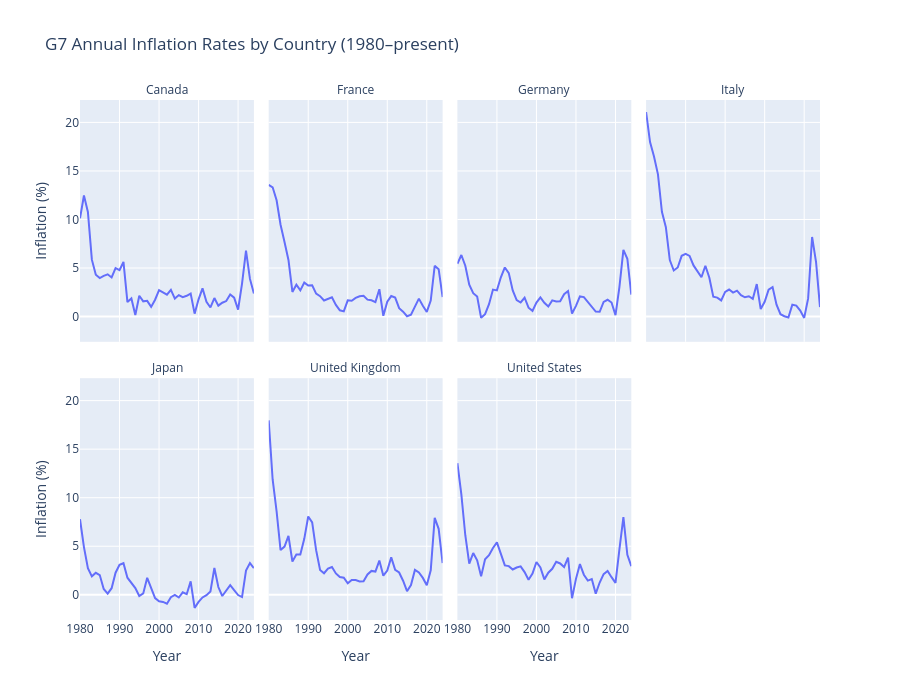

Notebook code cell kept with this figure:
### Markdown cell above
## Plot 2: Faceted View (One Subplot per Country)

### Code cell
fig2 = px.line(
    df_plot,
    x='year',
    y='inflation_rate',
    facet_col='country_name',
    facet_col_wrap=4,
    title='G7 Annual Inflation Rates by Country (1980–present)',
    labels={'inflation_rate': 'Inflation (%)', 'year': 'Year'},
)

fig2.update_traces(line=dict(width=2))
fig2.update_layout(
    height=700,
    showlegend=False
)
fig2.for_each_annotation(lambda a: a.update(text=a.text.split('=')[1]))
fig2.show()

### Figure 1 — Plotly figure (JSON) as saved in the notebook; plotly's stock layout.template omitted (floating-point values rounded to 4 significant figures)
{"data": [{"hovertemplate": "country_name=Canada<br>Year=%{x}<br>Inflation (%)=%{y}<extra></extra>", "legendgroup": "", "line": {"color": "#636efa", "dash": "solid", "width": 2}, "marker": {"symbol": "circle"}, "mode": "lines", "name": "", "orientation": "v", "showlegend": false, "type": "scatter", "x": [1980, 1981, 1982, 1983, 1984, 1985, 1986, 1987, 1988, 1989, 1990, 1991, 1992, 1993, 1994, 1995, 1996, 1997, 1998, 1999, 2000, 2001, 2002, 2003, 2004, 2005, 2006, 2007, 2008, 2009, 2010, 2011, 2012, 2013, 2014, 2015, 2016, 2017, 2018, 2019, 2020, 2021, 2022, 2023, 2024], "xaxis": "x5", "y": [10.13, 12.47, 10.77, 5.864, 4.305, 3.962, 4.195, 4.356, 4.028, 4.984, 4.78, 5.626, 1.49, 1.865, 0.1656, 2.149, 1.571, 1.621, 0.9959, 1.735, 2.719, 2.525, 2.258, 2.759, 1.857, 2.214, 2.002, 2.138, 2.37, 0.2995, 1.777, 2.912, 1.516, 0.9383, 1.907, 1.125, 1.429, 1.597, 2.268, 1.949, 0.717, 3.395, 6.803, 3.879, 2.382], "yaxis": "y5"}, {"hovertemplate": "country_name=France<br>Year=%{x}<br>Inflation (%)=%{y}<extra></extra>", "legendgroup": "", "line": {"color": "#636efa", "dash": "solid", "width": 2}, "marker": {"symbol": "circle"}, "mode": "lines", "name": "", "orientation": "v", "showlegend": false, "type": "scatter", "x": [1980, 1981, 1982, 1983, 1984, 1985, 1986, 1987, 1988, 1989, 1990, 1991, 1992, 1993, 1994, 1995, 1996, 1997, 1998, 1999, 2000, 2001, 2002, 2003, 2004, 2005, 2006, 2007, 2008, 2009, 2010, 2011, 2012, 2013, 2014, 2015, 2016, 2017, 2018, 2019, 2020, 2021, 2022, 2023, 2024], "xaxis": "x6", "y": [13.56, 13.31, 11.98, 9.46, 7.674, 5.831, 2.539, 3.289, 2.701, 3.498, 3.194, 3.213, 2.364, 2.104, 1.656, 1.796, 1.983, 1.204, 0.6511, 0.5371, 1.676, 1.635, 1.923, 2.098, 2.142, 1.746, 1.675, 1.488, 2.813, 0.08762, 1.531, 2.112, 1.954, 0.8637, 0.5078, 0.03751, 0.1833, 1.032, 1.851, 1.108, 0.4765, 1.642, 5.222, 4.878, 1.999], "yaxis": "y6"}, {"hovertemplate": "country_name=Germany<br>Year=%{x}<br>Inflation (%)=%{y}<extra></extra>", "legendgroup": "", "line": {"color": "#636efa", "dash": "solid", "width": 2}, "marker": {"symbol": "circle"}, "mode": "lines", "name": "", "orientation": "v", "showlegend": false, "type": "scatter", "x": [1980, 1981, 1982, 1983, 1984, 1985, 1986, 1987, 1988, 1989, 1990, 1991, 1992, 1993, 1994, 1995, 1996, 1997, 1998, 1999, 2000, 2001, 2002, 2003, 2004, 2005, 2006, 2007, 2008, 2009, 2010, 2011, 2012, 2013, 2014, 2015, 2016, 2017, 2018, 2019, 2020, 2021, 2022, 2023, 2024], "xaxis": "x7", "y": [5.441, 6.344, 5.241, 3.293, 2.406, 2.066, -0.1294, 0.2499, 1.274, 2.781, 2.696, 4.047, 5.057, 4.475, 2.693, 1.706, 1.45, 1.939, 0.9112, 0.5854, 1.44, 1.984, 1.421, 1.034, 1.666, 1.547, 1.577, 2.298, 2.628, 0.3127, 1.104, 2.075, 2.008, 1.505, 0.9068, 0.5144, 0.4917, 1.509, 1.732, 1.446, 0.1449, 3.067, 6.873, 5.946, 2.256], "yaxis": "y7"}, {"hovertemplate": "country_name=Italy<br>Year=%{x}<br>Inflation (%)=%{y}<extra></extra>", "legendgroup": "", "line": {"color": "#636efa", "dash": "solid", "width": 2}, "marker": {"symbol": "circle"}, "mode": "lines", "name": "", "orientation": "v", "showlegend": false, "type": "scatter", "x": [1980, 1981, 1982, 1983, 1984, 1985, 1986, 1987, 1988, 1989, 1990, 1991, 1992, 1993, 1994, 1995, 1996, 1997, 1998, 1999, 2000, 2001, 2002, 2003, 2004, 2005, 2006, 2007, 2008, 2009, 2010, 2011, 2012, 2013, 2014, 2015, 2016, 2017, 2018, 2019, 2020, 2021, 2022, 2023, 2024], "xaxis": "x8", "y": [21.06, 17.97, 16.48, 14.65, 10.79, 9.206, 5.824, 4.747, 5.058, 6.26, 6.457, 6.25, 5.271, 4.627, 4.052, 5.235, 4.007, 2.043, 1.955, 1.663, 2.538, 2.785, 2.465, 2.673, 2.207, 1.985, 2.091, 1.83, 3.348, 0.7748, 1.526, 2.781, 3.041, 1.22, 0.241, 0.03879, -0.09402, 1.227, 1.137, 0.6112, -0.1377, 1.874, 8.201, 5.622, 0.9824], "yaxis": "y8"}, {"hovertemplate": "country_name=Japan<br>Year=%{x}<br>Inflation (%)=%{y}<extra></extra>", "legendgroup": "", "line": {"color": "#636efa", "dash": "solid", "width": 2}, "marker": {"symbol": "circle"}, "mode": "lines", "name": "", "orientation": "v", "showlegend": false, "type": "scatter", "x": [1980, 1981, 1982, 1983, 1984, 1985, 1986, 1987, 1988, 1989, 1990, 1991, 1992, 1993, 1994, 1995, 1996, 1997, 1998, 1999, 2000, 2001, 2002, 2003, 2004, 2005, 2006, 2007, 2008, 2009, 2010, 2011, 2012, 2013, 2014, 2015, 2016, 2017, 2018, 2019, 2020, 2021, 2022, 2023, 2024], "xaxis": "x", "y": [7.779, 4.912, 2.741, 1.9, 2.262, 2.032, 0.5956, 0.1262, 0.6786, 2.272, 3.079, 3.251, 1.76, 1.243, 0.6955, -0.1279, 0.1366, 1.748, 0.662, -0.3413, -0.6766, -0.7401, -0.9235, -0.2565, -0.008573, -0.2829, 0.2494, 0.06004, 1.38, -1.353, -0.7282, -0.2725, -0.04406, 0.335, 2.759, 0.7953, -0.1273, 0.4842, 0.9891, 0.4688, -0.025, -0.2334, 2.498, 3.268, 2.739], "yaxis": "y"}, {"hovertemplate": "country_name=United Kingdom<br>Year=%{x}<br>Inflation (%)=%{y}<extra></extra>", "legendgroup": "", "line": {"color": "#636efa", "dash": "solid", "width": 2}, "marker": {"symbol": "circle"}, "mode": "lines", "name": "", "orientation": "v", "showlegend": false, "type": "scatter", "x": [1980, 1981, 1982, 1983, 1984, 1985, 1986, 1987, 1988, 1989, 1990, 1991, 1992, 1993, 1994, 1995, 1996, 1997, 1998, 1999, 2000, 2001, 2002, 2003, 2004, 2005, 2006, 2007, 2008, 2009, 2010, 2011, 2012, 2013, 2014, 2015, 2016, 2017, 2018, 2019, 2020, 2021, 2022, 2023, 2024], "xaxis": "x2", "y": [17.97, 11.88, 8.599, 4.609, 4.961, 6.071, 3.428, 4.149, 4.155, 5.76, 8.063, 7.462, 4.592, 2.559, 2.219, 2.697, 2.852, 2.201, 1.821, 1.753, 1.183, 1.532, 1.52, 1.377, 1.39, 2.089, 2.456, 2.387, 3.521, 1.962, 2.493, 3.856, 2.573, 2.292, 1.451, 0.368, 1.008, 2.558, 2.293, 1.738, 0.9895, 2.518, 7.922, 6.794, 3.272], "yaxis": "y2"}, {"hovertemplate": "country_name=United States<br>Year=%{x}<br>Inflation (%)=%{y}<extra></extra>", "legendgroup": "", "line": {"color": "#636efa", "dash": "solid", "width": 2}, "marker": {"symbol": "circle"}, "mode": "lines", "name": "", "orientation": "v", "showlegend": false, "type": "scatter", "x": [1980, 1981, 1982, 1983, 1984, 1985, 1986, 1987, 1988, 1989, 1990, 1991, 1992, 1993, 1994, 1995, 1996, 1997, 1998, 1999, 2000, 2001, 2002, 2003, 2004, 2005, 2006, 2007, 2008, 2009, 2010, 2011, 2012, 2013, 2014, 2015, 2016, 2017, 2018, 2019, 2020, 2021, 2022, 2023, 2024], "xaxis": "x3", "y": [13.55, 10.33, 6.131, 3.212, 4.301, 3.546, 1.898, 3.665, 4.078, 4.827, 5.398, 4.235, 3.029, 2.952, 2.607, 2.805, 2.931, 2.338, 1.552, 2.188, 3.377, 2.826, 1.586, 2.27, 2.677, 3.393, 3.226, 2.853, 3.839, -0.3555, 1.64, 3.157, 2.069, 1.465, 1.622, 0.1186, 1.262, 2.13, 2.443, 1.812, 1.234, 4.698, 8.003, 4.116, 2.95], "yaxis": "y3"}], "layout": {"annotations": [{"font": {}, "showarrow": false, "text": "Japan", "x": 0.1175, "xanchor": "center", "xref": "paper", "y": 0.465, "yanchor": "bottom", "yref": "paper"}, {"font": {}, "showarrow": false, "text": "United Kingdom", "x": 0.3725, "xanchor": "center", "xref": "paper", "y": 0.465, "yanchor": "bottom", "yref": "paper"}, {"font": {}, "showarrow": false, "text": "United States", "x": 0.6275, "xanchor": "center", "xref": "paper", "y": 0.465, "yanchor": "bottom", "yref": "paper"}, {"font": {}, "showarrow": false, "text": "Canada", "x": 0.1175, "xanchor": "center", "xref": "paper", "y": 1.0, "yanchor": "bottom", "yref": "paper"}, {"font": {}, "showarrow": false, "text": "France", "x": 0.3725, "xanchor": "center", "xref": "paper", "y": 1.0, "yanchor": "bottom", "yref": "paper"}, {"font": {}, "showarrow": false, "text": "Germany", "x": 0.6275, "xanchor": "center", "xref": "paper", "y": 1.0, "yanchor": "bottom", "yref": "paper"}, {"font": {}, "showarrow": false, "text": "Italy", "x": 0.8825, "xanchor": "center", "xref": "paper", "y": 1.0, "yanchor": "bottom", "yref": "paper"}], "height": 700, "legend": {"tracegroupgap": 0}, "showlegend": false, "title": {"text": "G7 Annual Inflation Rates by Country (1980–present)"}, "xaxis": {"anchor": "y", "domain": [0, 0.235], "title": {"text": "Year"}}, "xaxis2": {"anchor": "y2", "domain": [0.255, 0.49], "matches": "x", "title": {"text": "Year"}}, "xaxis3": {"anchor": "y3", "domain": [0.51, 0.745], "matches": "x", "title": {"text": "Year"}}, "xaxis4": {"anchor": "y4", "domain": [0.765, 1.0], "matches": "x", "title": {"text": "Year"}}, "xaxis5": {"anchor": "y5", "domain": [0, 0.235], "matches": "x", "showticklabels": false}, "xaxis6": {"anchor": "y6", "domain": [0.255, 0.49], "matches": "x", "showticklabels": false}, "xaxis7": {"anchor": "y7", "domain": [0.51, 0.745], "matches": "x", "showticklabels": false}, "xaxis8": {"anchor": "y8", "domain": [0.765, 1.0], "matches": "x", "showticklabels": false}, "yaxis": {"anchor": "x", "domain": [0, 0.465], "title": {"text": "Inflation (%)"}}, "yaxis2": {"anchor": "x2", "domain": [0, 0.465], "matches": "y", "showticklabels": false}, "yaxis3": {"anchor": "x3", "domain": [0, 0.465], "matches": "y", "showticklabels": false}, "yaxis4": {"anchor": "x4", "domain": [0, 0.465], "matches": "y", "showticklabels": false}, "yaxis5": {"anchor": "x5", "domain": [0.535, 1.0], "matches": "y", "title": {"text": "Inflation (%)"}}, "yaxis6": {"anchor": "x6", "domain": [0.535, 1.0], "matches": "y", "showticklabels": false}, "yaxis7": {"anchor": "x7", "domain": [0.535, 1.0], "matches": "y", "showticklabels": false}, "yaxis8": {"anchor": "x8", "domain": [0.535, 1.0], "matches": "y", "showticklabels": false}}}
